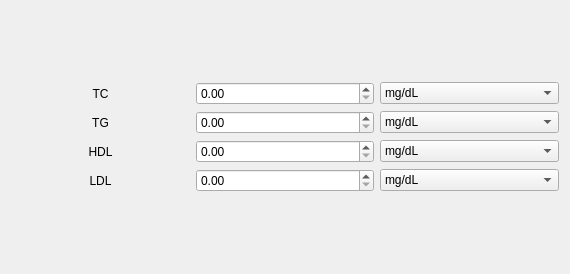
              <widget class="QWidget" name="scrollAreaWidgetContents_7">
               <property name="geometry">
                <rect>
                 <x>0</x>
                 <y>0</y>
                 <width>570</width>
                 <height>274</height>
                </rect>
               </property>
               <layout class="QVBoxLayout" name="verticalLayout_14">
                <item>
                 <layout class="QGridLayout" name="gridLayout_6">
                  <property name="sizeConstraint">
                   <enum>QLayout::SetFixedSize</enum>
                  </property>
                  <item row="2" column="1">
                   <widget class="QDoubleSpinBox" name="hdlAmountSpinBox">
                    <property name="focusPolicy">
                     <enum>Qt::StrongFocus</enum>
                    </property>
                    <property name="toolTip">
                     <string>Set amount for HDL. Don't forget about choosing unit</string>
                    </property>
                   </widget>
                  </item>
                  <item row="0" column="0">
                   <widget class="QLabel" name="tcLabel">
                    <property name="toolTip">
                     <string>Total Cholesterol</string>
                    </property>
                    <property name="text">
                     <string>TC</string>
                    </property>
                    <property name="alignment">
                     <set>Qt::AlignCenter</set>
                    </property>
                    <property name="buddy">
                     <cstring>tcAmountSpinBox</cstring>
                    </property>
                   </widget>
                  </item>
                  <item row="3" column="1">
                   <widget class="QDoubleSpinBox" name="ldlAmountSpinBox">
                    <property name="focusPolicy">
                     <enum>Qt::StrongFocus</enum>
                    </property>
                    <property name="toolTip">
                     <string>Set amount for LDL. Don't forget about choosing unit</string>
                    </property>
                   </widget>
                  </item>
                  <item row="3" column="0">
                   <widget class="QLabel" name="ldlLabel">
                    <property name="toolTip">
                     <string>Low-Density Lipoprotein</string>
                    </property>
                    <property name="text">
                     <string>LDL</string>
                    </property>
                    <property name="alignment">
                     <set>Qt::AlignCenter</set>
                    </property>
                    <property name="buddy">
                     <cstring>ldlAmountSpinBox</cstring>
                    </property>
                   </widget>
                  </item>
                  <item row="1" column="2">
                   <widget class="QComboBox" name="tgUnitComboBox">
                    <property name="focusPolicy">
                     <enum>Qt::StrongFocus</enum>
                    </property>
                    <property name="toolTip">
                     <string>Choose unit for TG</string>
                    </property>
                    <item>
                     <property name="text">
                      <string>mg/dL</string>
                     </property>
                    </item>
                    <item>
                     <property name="text">
                      <string>mmol/L</string>
                     </property>
                    </item>
                   </widget>
                  </item>
                  <item row="2" column="0">
                   <widget class="QLabel" name="hdlLabel">
                    <property name="toolTip">
                     <string>High-Density Lipoprotein</string>
                    </property>
                    <property name="text">
                     <string>HDL</string>
                    </property>
                    <property name="alignment">
                     <set>Qt::AlignCenter</set>
                    </property>
                    <property name="buddy">
                     <cstring>hdlAmountSpinBox</cstring>
                    </property>
                   </widget>
                  </item>
                  <item row="0" column="1">
                   <widget class="QDoubleSpinBox" name="tcAmountSpinBox">
                    <property name="focusPolicy">
                     <enum>Qt::StrongFocus</enum>
                    </property>
                    <property name="toolTip">
                     <string>Set amount for TC. Don't forget about choosing unit</string>
                    </property>
                   </widget>
                  </item>
                  <item row="3" column="2">
                   <widget class="QComboBox" name="ldlUnitComboBox">
                    <property name="focusPolicy">
                     <enum>Qt::StrongFocus</enum>
                    </property>
                    <property name="toolTip">
                     <string>Choose unit for LDL</string>
                    </property>
                    <item>
                     <property name="text">
                      <string>mg/dL</string>
                     </property>
                    </item>
                    <item>
                     <property name="text">
                      <string>mmol/L</string>
                     </property>
                    </item>
                   </widget>
                  </item>
                  <item row="2" column="2">
                   <widget class="QComboBox" name="hdlUnitComboBox">
                    <property name="focusPolicy">
                     <enum>Qt::StrongFocus</enum>
                    </property>
                    <property name="toolTip">
                     <string>Choose unit for HDL</string>
                    </property>
                    <item>
                     <property name="text">
                      <string>mg/dL</string>
                     </property>
                    </item>
                    <item>
                     <property name="text">
                      <string>mmol/L</string>
                     </property>
                    </item>
                   </widget>
                  </item>
                  <item row="0" column="2">
                   <widget class="QComboBox" name="tcUnitComboBox">
                    <property name="focusPolicy">
                     <enum>Qt::StrongFocus</enum>
                    </property>
                    <property name="toolTip">
                     <string>Choose unit for TC</string>
                    </property>
                    <item>
                     <property name="text">
                      <string>mg/dL</string>
                     </property>
                    </item>
                    <item>
                     <property name="text">
                      <string>mmol/L</string>
                     </property>
                    </item>
                   </widget>
                  </item>
                  <item row="1" column="0">
                   <widget class="QLabel" name="tgLabel">
                    <property name="toolTip">
                     <string>Triglycerides</string>
                    </property>
                    <property name="text">
                     <string>TG</string>
                    </property>
                    <property name="alignment">
                     <set>Qt::AlignCenter</set>
                    </property>
                    <property name="buddy">
                     <cstring>tgAmountSpinBox</cstring>
                    </property>
                   </widget>
                  </item>
                  <item row="1" column="1">
                   <widget class="QDoubleSpinBox" name="tgAmountSpinBox">
                    <property name="focusPolicy">
                     <enum>Qt::StrongFocus</enum>
                    </property>
                    <property name="toolTip">
                     <string>Set amount for TG. Don't forget about choosing unit</string>
                    </property>
                   </widget>
                  </item>
                 </layout>
                </item>
               </layout>
              </widget>
